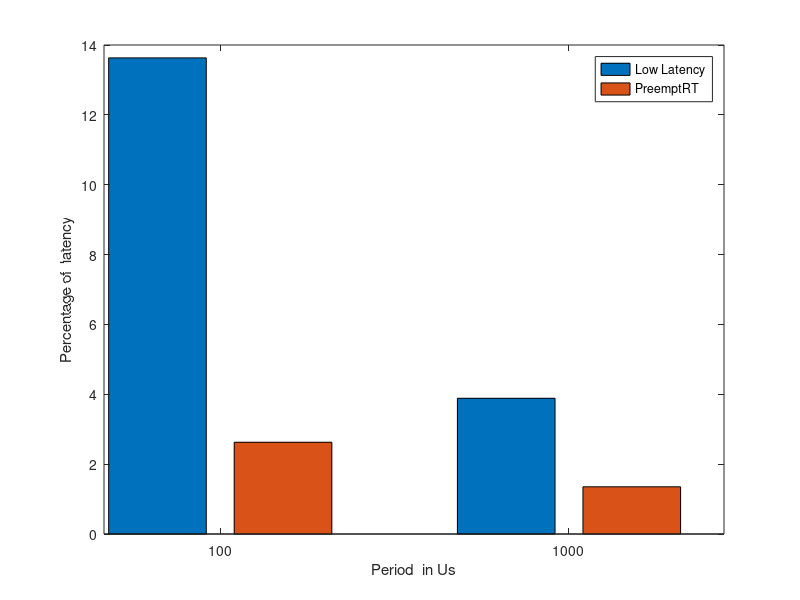
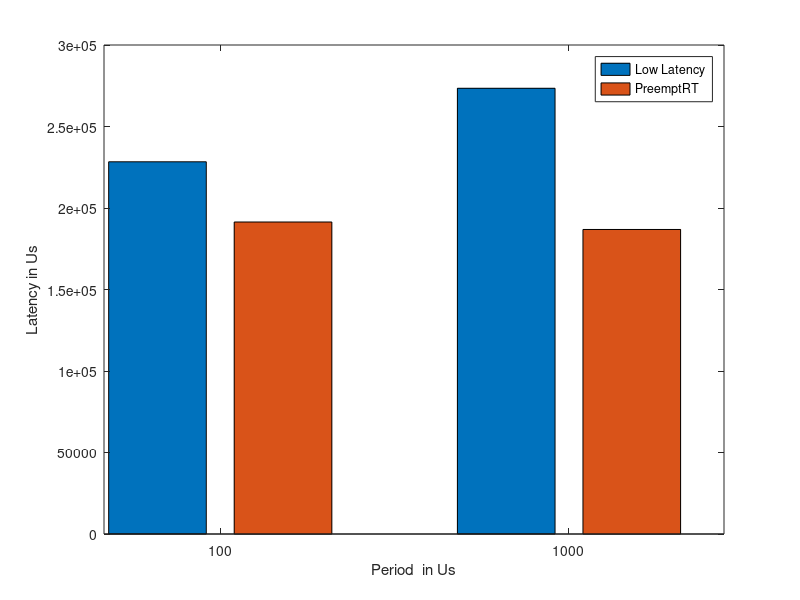
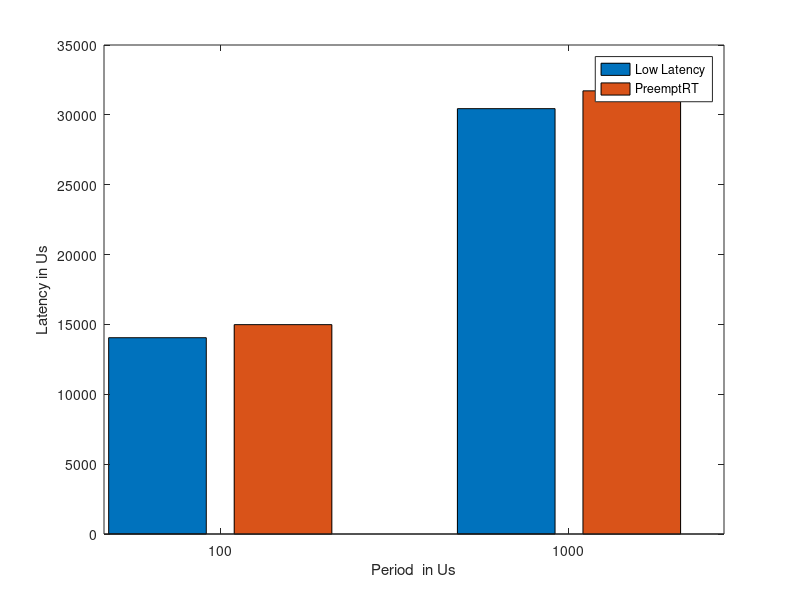
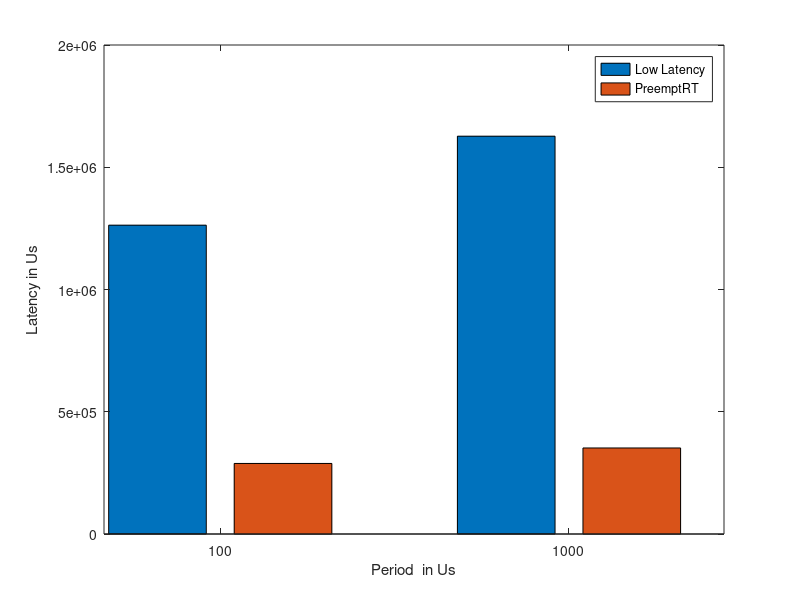

Here is the MATLAB script that generated these plots, in order:
% Indice degli elementi
actual=1;
mx=2;
min=3;
avg=4;
%Latenza è in nanosecondi
period100_ns=100*1000;
period1000_ns=1000*1000;

%CFG BASE

%Cache
base_Cache_100=[9871   451428008   4388   87673.619081];
base_Cache_1000=[22918   540306721   8566   180745.856396];
%VM
base_Vm_100=[8583   539894004   4849   182044.784922];
base_Vm_1000=[25768   451297373   8042   101440.984539];
%Load
base_Load_100=[8987  , 540061825  , 4446  , 113777.958492];
base_Load_1000=[24550   538844309   7467   220163.136129];
%context
base_context_100=[13431   15880558   5508   19891.523093];
base_context_1000=[29006   14962404   8087   21727.518760];
%No Stress
base_noStress_100=[11832   880689   10035   11804.417858];
base_noStress_1000=[19545   746468   9933   12794.044589];

base_mx_lat_100=max( [base_Cache_100(mx),base_Vm_100(mx),base_Load_100(mx),...
base_context_100(mx) ,base_noStress_100(mx)]);

base_mx_lat_1000=max([base_Cache_1000(mx),base_Vm_1000(mx),base_Load_1000(mx),...
base_context_1000(mx) ,base_noStress_1000(mx)]);

base_perc100_lat=(period100_ns+base_mx_lat_100)/period100_ns;
base_perc1000_lat=(period1000_ns+base_mx_lat_1000)/period1000_ns;
%CFG ll

%Cache
ll_Cache_100=[15148   228358   10242   14049.615277];
ll_Cache_1000=[30890   273455   10453   30444.330885];
%VM
ll_Vm_100=[11837   1263133   9787   12417.257120];
ll_Vm_1000=[15287   1627058   10208   22164.733858];
%Load
ll_Load_100=[11873   685338   9988   11837.593723];
ll_Load_1000=[10524   746343   9828   13548.603589];
%context
ll_context_100=[12776   755686   10482   12413.938665];
ll_context_1000=[13123   831709   10152   13795.928469];
%No Stress
ll_noStress_100=[11832   880689   10035   11804.417858];
ll_noStress_1000=[19545   746468   9933   12794.044589];

ll_mx_lat_100=max([ll_Cache_100(mx),ll_Vm_100(mx),ll_Load_100(mx),...
ll_context_100(mx) ,ll_noStress_100(mx)]);

ll_mx_lat_1000=max([ll_Cache_1000(mx),ll_Vm_1000(mx),ll_Load_1000(mx),...
ll_context_1000(mx) ,ll_noStress_1000(mx)]);

ll_perc100_lat=(period100_ns+ll_mx_lat_100)/period100_ns;
ll_perc1000_lat=(period1000_ns+ll_mx_lat_1000)/period1000_ns;

%CFG Preempt

%Cache
Preempt_Cache_100=[16141   191410   10951   14985.035327];
Preempt_Cache_1000=[34622   186830   11907   31718.911010];
%VM
Preempt_Vm_100=[12567   288570   10422   12852.009032];
Preempt_Vm_1000=[24104   351878   11503   21345.328429];
%Load
Preempt_Load_100=[15966   206816   9695   12487.052397];
Preempt_Load_1000=[14178   155838   11464   15507.014515];
%context
Preempt_context_100=[12394   242055   10320   12723.896520];
Preempt_context_1000=[13240   200168   11318   15585.227426];
%No Stress
Preempt_noStress_100=[15699   195240   10239   12134.251149];
Preempt_noStress_1000=[12605   160660   11312   14122.422969];

Preempt_mx_lat_100=max([Preempt_Cache_100(mx),Preempt_Vm_100(mx),Preempt_Load_100(mx),...
Preempt_context_100(mx) ,Preempt_noStress_100(mx)]);

Preempt_mx_lat_1000=max([Preempt_Cache_1000(mx),Preempt_Vm_1000(mx),Preempt_Load_1000(mx),...
Preempt_context_1000(mx) ,Preempt_noStress_1000(mx)]);

Preempt_perc100_lat=(period100_ns+Preempt_mx_lat_100)/period100_ns;
Preempt_perc1000_lat=(period1000_ns+Preempt_mx_lat_1000)/period1000_ns;

% Plotting delle figure
figure(1);
bar([100,1000],[[ ll_perc100_lat, ll_perc1000_lat]; ...
    [ Preempt_perc100_lat, Preempt_perc1000_lat]]);
xlabel("Period  in Us");
ylabel("Percentage of  latency");
legend("Low Latency","PreemptRT");


%Cache  
figure(2);
bar([100,1000],[[ll_Cache_100(mx),...
    Preempt_Cache_100(mx)];[ll_Cache_1000(mx),...
    Preempt_Cache_1000(mx)]]);
xlabel("Period  in Us");
ylabel("Latency in Us");
legend("Low Latency","PreemptRT");

figure(3); 
bar([100,1000],[[ll_Cache_100(avg),...
    Preempt_Cache_100(avg)];[ll_Cache_1000(avg),...
    Preempt_Cache_1000(avg)]]);
xlabel("Period  in Us");
ylabel("Latency in Us");
legend("Low Latency","PreemptRT");

%Vm  
figure(4);
bar([100,1000],[[ll_Vm_100(mx),...
    Preempt_Vm_100(mx)];[ll_Vm_1000(mx),...
    Preempt_Vm_1000(mx)]]);
xlabel("Period  in Us");
ylabel("Latency in Us");
legend("Low Latency","PreemptRT");

figure(5);
bar([100,1000],[[ll_Vm_100(avg),...
    Preempt_Vm_100(avg)];[ll_Vm_1000(avg),...
    Preempt_Vm_1000(avg)]]);
xlabel("Period  in Us");
ylabel("Latency in Us");
legend("Low Latency","PreemptRT");

%context  
figure(6);
bar([100,1000],[[ll_context_100(mx),...
    Preempt_context_100(mx)];[ll_context_1000(mx),...
    Preempt_context_1000(mx)]]);
xlabel("Period  in Us");
ylabel("Latency in Us");
legend("Low Latency","PreemptRT");

figure(7);
bar([100,1000],[[ll_context_100(avg),...
    Preempt_context_100(avg)];[ll_context_1000(avg),...
    Preempt_context_1000(avg)]]);
xlabel("Period  in Us");
ylabel("Latency in Us");
legend("Low Latency","PreemptRT");

%Load  
figure(8);
bar([100,1000],[[ll_Load_100(mx),...
    Preempt_Load_100(mx)];[ll_Load_1000(mx),...
    Preempt_Load_1000(mx)]]);
xlabel("Period  in Us");
ylabel("Latency in Us");
legend("Low Latency","PreemptRT");

figure(9);
bar([100,1000],[[ll_Load_100(avg),...
    Preempt_Load_100(avg)];[ll_Load_1000(avg),...
    Preempt_Load_1000(avg)]]);
xlabel("Period  in Us");
ylabel("Latency in Us");
legend("Low Latency","PreemptRT");

%noStress  

%noStress  
figure(10);
bar([100,1000],[[ll_noStress_100(mx),...
    Preempt_noStress_100(mx)];[ll_noStress_1000(mx),...
    Preempt_noStress_1000(mx)]]);
xlabel("Period  in Us");
ylabel("Latency in Us");
legend("Low Latency","PreemptRT");

figure(11);
bar([100,1000],[[ll_noStress_100(avg),...
    Preempt_noStress_100(avg)];[ll_noStress_1000(avg),...
    Preempt_noStress_1000(avg)]]);
xlabel("Period  in Us");
ylabel("Latency in Us");
legend("Low Latency","PreemptRT");

